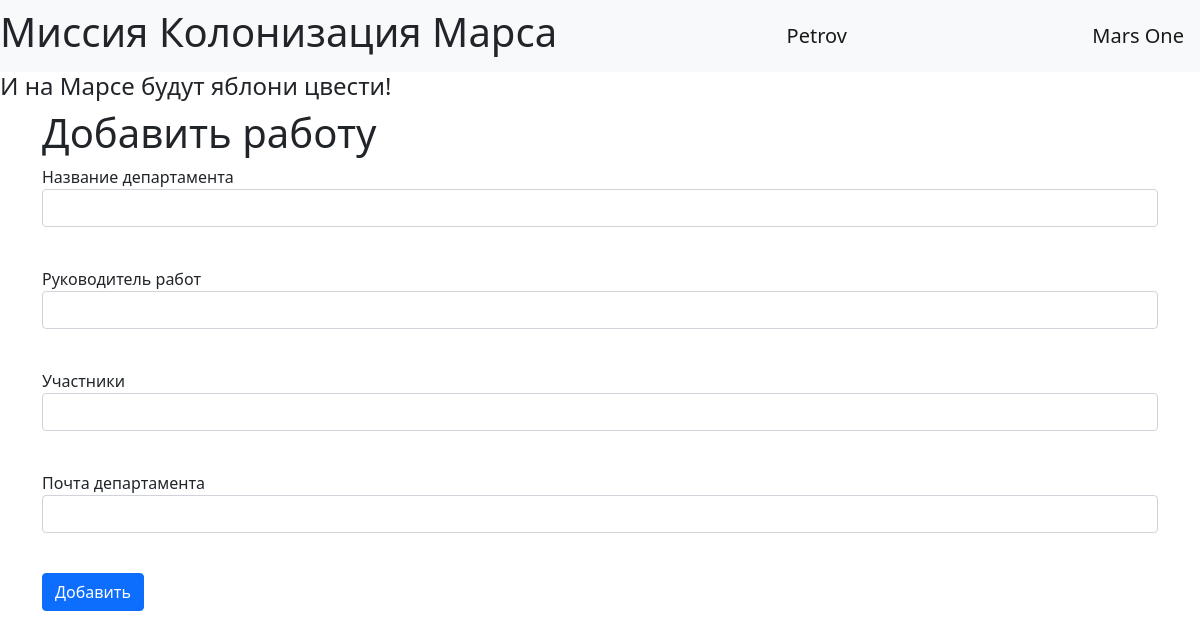
The app's page /edit_department/1 (signed in), older data.
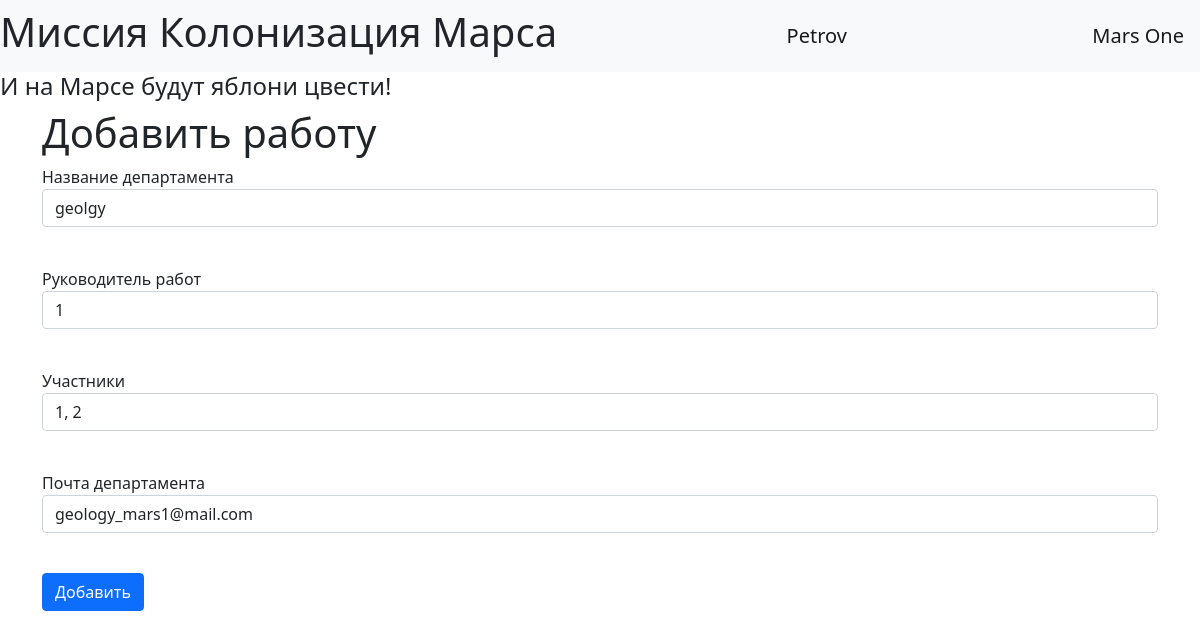
The same page, newer data.
### data/departments.py (models this page shows)
class Department(SqlAlchemyBase):
    __tablename__ = "departments"
    id = sqlalchemy.Column(sqlalchemy.Integer, primary_key=True, autoincrement=True)
    title = sqlalchemy.Column(sqlalchemy.String, nullable=True)
    chief_id = sqlalchemy.Column(sqlalchemy.Integer, sqlalchemy.ForeignKey("users.id"))
    chief = orm.relation('User')
    members = sqlalchemy.Column(sqlalchemy.String, nullable=True)
    email = sqlalchemy.Column(sqlalchemy.String, nullable=True)

### app.py (the view, shortened to what this page needs)
@app.route('/edit_department/<department_id>', methods=['GET', 'POST'])
@login_required
def edit_department(department_id):
    session = db_session.create_session()
    departments = session.query(Department).all()
    add_department_form = AddDepartmentForm()
    current_department = session.query(Department).filter(Department.id == int(department_id)).first()
    if current_user.id == 1 or current_user.id == current_department.chief_id:
        return render_template('edit_department.html', form=add_department_form, current_department=current_department)
    return render_template('department_list.html', departments=departments, message='Вы не имеете достаточно прав')

### forms/add_department.py
class AddDepartmentForm(FlaskForm):
    title = StringField('Название департамента', validators=[DataRequired()])
    team_leader_id = IntegerField('Руководитель работ', validators=[DataRequired()])
    members = StringField('Участники', validators=[DataRequired()])
    email = EmailField('Почта департамента', validators=[DataRequired()])
    submit = SubmitField('Добавить')

### app.py (called while the page is built)
@login_manager.user_loader
def load_user(user_id):
    session = db_session.create_session()
    return session.query(User).get(user_id)

### data/db_session.py (called while the page is built)
def create_session() -> Session:
    global __factory
    return __factory()

### templates/edit_department.html (shortened to what this page needs)
{% extends "base.html" %}
{% block content %}
<h1>Добавить работу</h1>
<form action="" method="post">
    <p>
        {{ form.title.label }}<br>
        {{ form.title(class="form-control", value=current_department.title) }}<br>
    </p>
    <p>
        {{ form.team_leader_id.label }}<br>
        {{ form.team_leader_id(class="form-control", value=current_department.chief_id) }}<br>
    </p>
    <p>
        {{ form.members.label }}<br>
        {{ form.members(class="form-control", value=current_department.members) }}<br>
    </p>
    <p>
        {{ form.email.label }}<br>
        {{ form.email(class="form-control", value=current_department.email) }}<br>
    </p>
    <p>{{ form.submit(type="submit", class="btn btn-primary")}}</p>
</form>
{% endblock %}

Row changes from the older to the newer data that the page shows:
added Department: title "geolgy", members "1, 2", email "geology_mars1@mail.com"
Text that changed along with them:
form field team_leader_id: (not shown) → "1"
